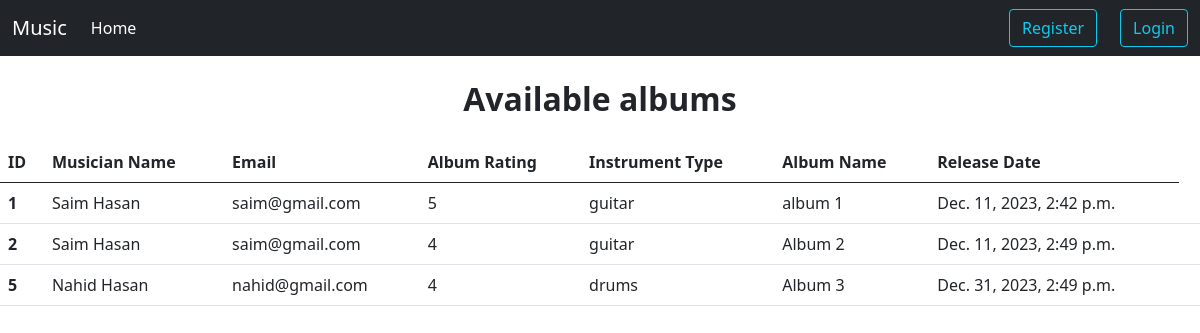
The page / on the database its author committed.
### album/models.py (models this page shows, shortened)
class Album(models.Model):
    name = models.CharField(max_length=20)
    musician_name = models.ForeignKey(Musician, on_delete=models.CASCADE)
    release_date = models.DateTimeField(auto_now_add=True)
    rating_choices = [
        (1, '1'),
        (2, '2'),
        (3, '3'),
        (4, '4'),
        (5, '5'),
    ]
    rating = models.IntegerField(choices=rating_choices)

### musician/models.py (models this page shows, shortened)
class Musician(models.Model):
    first_name = models.CharField(max_length=15)
    last_name = models.CharField(max_length=15)
    email = models.EmailField()
    phone_number = models.CharField(max_length=12)
    instrument_type =[
        ('guitar', 'Guitar'),
        ('piano', 'Piano'),
        ('violin', 'Violin'),
        ('drums', 'Drums'),
    ]
    instrument = models.CharField(max_length=10, choices=instrument_type)

### musicians_directory/views.py (the view)
# urls.py: path('', views.home, name = 'homepage'),
def home(request):
    musicians = Musician.objects.all()
    albums = Album.objects.all()
    context = {
        'musicians': musicians,
        'albums': albums,
    }
    return render(request, 'home.html', context)

### templates/home.html (shortened to what this page needs)
{% extends 'base.html' %}
{% block content %}
<h2 class="text-center fw-bolder m-4">Available albums</h2>
<table class="table">
    <thead>
        <tr>
            <th scope="col">ID</th>
            <th scope="col">Musician Name</th>
            <th scope="col">Email</th>
            <th scope="col">Album Rating</th>
            <th scope="col">Instrument Type</th>
            <th scope="col">Album Name</th>
            <th scope="col">Release Date</th>
        </tr>
    </thead>
    <tbody>
        {% for album in albums %}
        <tr>
            <th scope="row">{{ album.id }}</th>
            <td>{{ album.musician_name.first_name }} {{ album.musician_name.last_name }}</td>
            <td>{{ album.musician_name.email }}</td>
            <td>{{ album.rating }}</td>
            <td>{{ album.musician_name.instrument }}</td>
            <td>{{ album.name }}</td>
            <td>{{ album.release_date }}</td>
            <td>
            </td>
        </tr>
        {% endfor %}
    </tbody>
</table>
{% endblock %}

### templates/base.html (shortened to what this page needs)
<!DOCTYPE html>
<html lang="en">
<head>
    <link href="https://cdn.jsdelivr.net/npm/bootstrap@5.0.2/dist/css/bootstrap.min.css" rel="stylesheet"
 />
</head>
<body>
    <nav class="navbar navbar-expand-lg navbar-dark bg-dark">
        <div class="container-fluid">
            <a class="navbar-brand" href="#">Music</a>
            <div class="collapse navbar-collapse" id="navbarSupportedContent">
                <ul class="navbar-nav me-auto mb-2 mb-lg-0">
                    <li class="nav-item">
                        <a class="nav-link active" aria-current="page" href="{% url 'homepage' %}">Home</a>
                    </li>
                </ul>
                <form class="d-flex">
                    <div class="d-flex">
                        {% if request.user.is_authenticated %}
                        <li class="nav-item">
                            <a class="btn btn-outline-info" href="{% url 'user_logout' %}">Logout</a>
                        </li>
                        {% else %}
                        <li class="nav-item">
                            <a class="btn btn-outline-info" href="{% url 'register' %}">Register</a>
                        </li>
                        <li class="nav-item">
                            <a class="btn btn-outline-info" href="{% url 'user_login' %}">Login</a>
                        </li>
                        {% endif %}
                    </div>
                </form>
            </div>
        </div>
    </nav>
    {% block content %} {% endblock %}
</body>
</html>

### rows shown on the page
Album: id "1", musician_name.first_name "Saim", musician_name.last_name "Hasan", musician_name.email "saim@gmail.com", rating "5", musician_name.instrument "guitar", name "album 1", release_date "Dec. 11, 2023, 2:42 p.m."
Album: id "2", musician_name.first_name "Saim", musician_name.last_name "Hasan", musician_name.email "saim@gmail.com", rating "4", musician_name.instrument "guitar", name "Album 2", release_date "Dec. 11, 2023, 2:49 p.m."
Album: id "5", musician_name.first_name "Nahid", musician_name.last_name "Hasan", musician_name.email "nahid@gmail.com", rating "4", musician_name.instrument "drums", name "Album 3", release_date "Dec. 31, 2023, 2:49 p.m."
